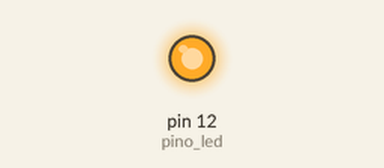
Bench run of a sketch on a simulated Arduino Uno, built with avr-gcc and run on an emulated ATmega328P. On the bench: output pins drawn as LEDs (lit = HIGH).

Above: at 1.5 s.
At 3.5 s:
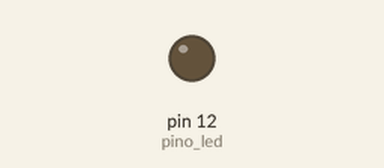
Timing chart, 0 to 5.2 s (numbered marks = the images above):
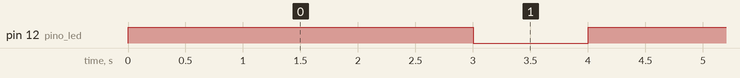

Measured:
- by itself, pin 12 (pino_led): alternates HIGH for 3.0 s and LOW for 1.0 s

The sketch:

cod_led.ino
```cpp
const int pino_led = 12;
const int pino_led2 = 11;

void setup() {
pinMode(pino_led, OUTPUT); // pino 13
pinMode(pino_led, OUTPUT); // pino 13
}

void loop() {
  digitalWrite(pino_led, HIGH);
  delay(1000);
  digitalWrite(pino_led2, LOW);
  delay(1000);
   digitalWrite(pino_led2, HIGH);
  delay(1000);
  digitalWrite(pino_led , LOW);
  delay(1000);
}
```
